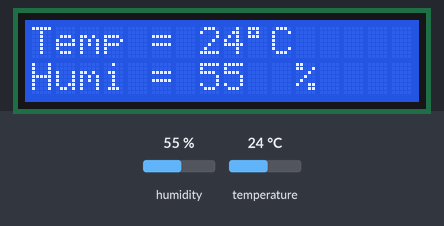
A sketch run on a simulated Arduino Uno, built with avr-gcc and run on an emulated ATmega328P. Parts: 16×2 character LCD. The test bench sets the inputs (shaded band); at power-on: humidity 55 %, temperature 24 °C. What the sketch prints to the serial monitor is not drawn.

Above: at 1.2 s.
1.3 s: humidity set to 22 %
At 2.8 s:
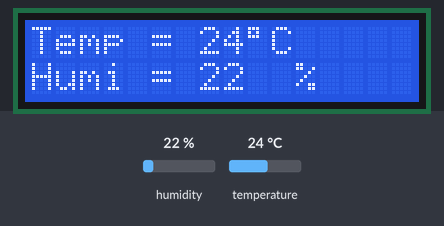
3.5 s: temperature set to 12 °C
At 5.4 s:
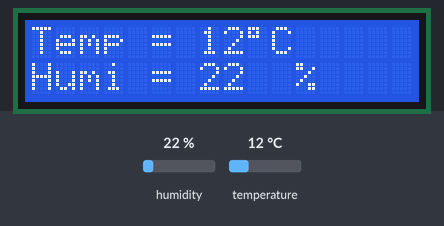
6.5 s: humidity set to 40 %
At 7.4 s:
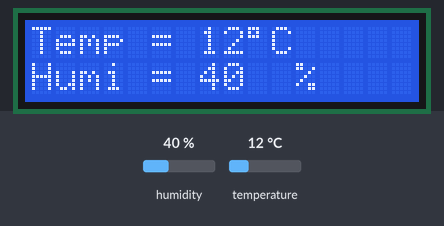
8.7 s: temperature set to 19 °C
At 11.2 s:
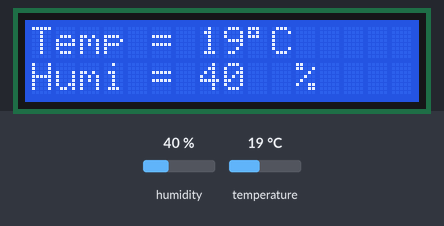
Timing chart, 0 to 12.4 s (numbered marks = the images above; inputs shaded):
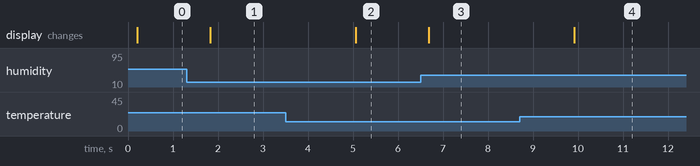

The sketch:

DHT11_LCD_.ino
```cpp
#include <SimpleDHT.h>
#include <Wire.h>
#include <LiquidCrystal_I2C.h>
LiquidCrystal_I2C lcd(0x27,16,2); // set the LCD address to 0x27 for a 16 chars and 2 line display
// for DHT11,
//      VCC: 5V or 3V
//      GND: GND
//      DATA: 2
int pinDHT11 = 2;
SimpleDHT11 dht11(pinDHT11);

void setup() {
  Serial.begin(9600);


  lcd.init();
  // Print a message to the LCD.
  lcd.backlight();
  lcd.setCursor(3,0);
  lcd.print("Hello, world!");
  lcd.setCursor(3,1);
  lcd.print("myeungmun!");
}

void loop() {
  // start working...
  Serial.println("=================================");
  Serial.println("Sample DHT11...");
  // read without samples.
  byte temperature = 0;
  byte humidity = 0;
  int err = SimpleDHTErrSuccess;
  if ((err = dht11.read(&temperature, &humidity, NULL)) != SimpleDHTErrSuccess) {
    Serial.print("Read DHT11 failed, err="); Serial.print(SimpleDHTErrCode(err));
    Serial.print(","); Serial.println(SimpleDHTErrDuration(err)); delay(1000);
    return;
  }

  Serial.print("Sample OK: ");
  Serial.print((int)temperature); Serial.print(" *C, ");
  Serial.print((int)humidity); Serial.println(" H");
    int t=temperature;
    int h=humidity;
  lcd.init();
  // Print a message to the LCD.
  lcd.backlight();
  lcd.setCursor(0,0);
  lcd.print("Temp = ");
  lcd.setCursor(7,0);
  lcd.println(t);
    lcd.setCursor(9,0);
    lcd.write(223);
    lcd.setCursor(10,0);
    lcd.print("C");
  lcd.setCursor(0,1);
  lcd.print("Humi = ");
  lcd.setCursor(7,1);
  lcd.println(h);
  lcd.setCursor(9,1);
  lcd.print("  ");
  lcd.print("%");  // DHT11 sampling rate is 1HZ.
  delay(1500);
}
```

Measured:
- after the input at 1.3 s, the display: changes after 0.53 s (image 1)
- after the input at 3.5 s, the display: changes after 1.6 s (image 2)
- after the input at 6.5 s, the display: changes after 0.18 s (image 3)
- after the input at 8.7 s, the display: changes after 1.2 s (image 4)
